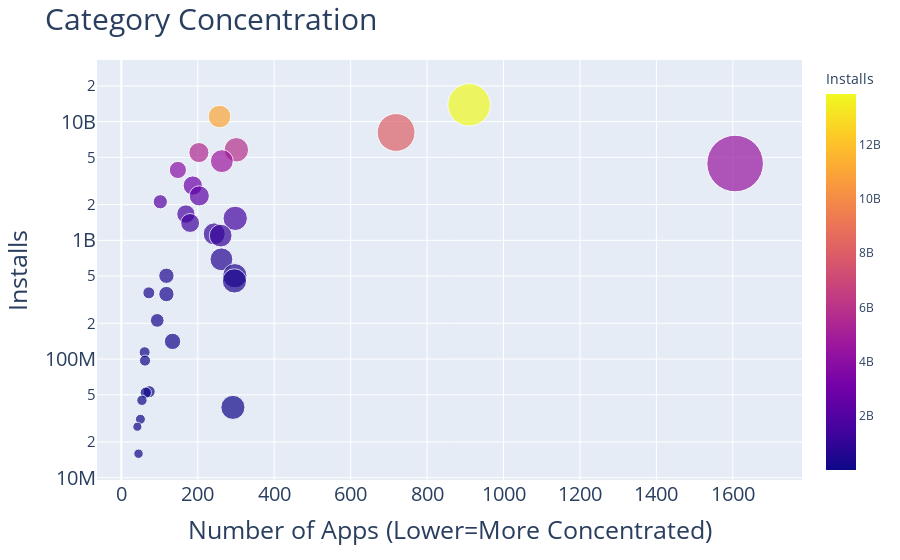

The code cell stored with this chart in its notebook:
### Code cell
scatter = px.scatter(
    apps_by_category,
    x='App',
    y='Installs',
    color='Installs',
    size="App",
    size_max=40,  # size of the markers
    hover_name=apps_by_category.index,
    height=800
)
scatter.update_layout(
    title=dict(
        text='Category Concentration',
        font=dict(size=30)
    ),
    xaxis=dict(
        title=dict(
            text='Number of Apps (Lower=More Concentrated)',
            font=dict(size=25)
        ),
        tickfont=dict(size=20)
    ),
    yaxis=dict(
        type='log',
        title=dict(
            font=dict(size=25)
        ),
        tickfont=dict(size=20)
    )
)
scatter.show()

### Figure 1 — Plotly figure (JSON) as saved in the notebook; plotly's stock layout.template omitted (floating-point values rounded to 4 significant figures)
{"data": [{"hovertemplate": "<b>%{hovertext}</b><br><br>App=%{marker.size}<br>Installs=%{marker.color}<extra></extra>", "hovertext": ["GAME", "COMMUNICATION", "TOOLS", "PRODUCTIVITY", "SOCIAL", "PHOTOGRAPHY", "FAMILY", "VIDEO_PLAYERS", "TRAVEL_AND_LOCAL", "NEWS_AND_MAGAZINES", "ENTERTAINMENT", "BOOKS_AND_REFERENCE", "PERSONALIZATION", "SHOPPING", "HEALTH_AND_FITNESS", "SPORTS", "BUSINESS", "LIFESTYLE", "MAPS_AND_NAVIGATION", "FINANCE", "WEATHER", "EDUCATION", "FOOD_AND_DRINK", "DATING", "ART_AND_DESIGN", "HOUSE_AND_HOME", "AUTO_AND_VEHICLES", "LIBRARIES_AND_DEMO", "COMICS", "MEDICAL", "PARENTING", "BEAUTY", "EVENTS"], "legendgroup": "", "marker": {"color": [13858762717, 11039241530, 8099724500, 5788070180, 5487841475, 4649143130, 4437554490, 3916897200, 2894859300, 2369110650, 2113660000, 1665791655, 1532352930, 1400331540, 1134006220, 1096431465, 692018120, 503611120, 503267560, 455249400, 361096500, 352852000, 211677750, 140912410, 114233100, 97082000, 53129800, 52083000, 44931100, 39162676, 31116110, 26916200, 15949410], "coloraxis": "coloraxis", "size": [910, 257, 719, 301, 203, 263, 1606, 148, 187, 204, 102, 169, 298, 180, 243, 260, 262, 297, 118, 296, 72, 118, 94, 134, 61, 62, 73, 64, 54, 292, 50, 42, 45], "sizemode": "area", "sizeref": 1.004, "symbol": "circle"}, "mode": "markers", "name": "", "orientation": "v", "showlegend": false, "type": "scatter", "x": [910, 257, 719, 301, 203, 263, 1606, 148, 187, 204, 102, 169, 298, 180, 243, 260, 262, 297, 118, 296, 72, 118, 94, 134, 61, 62, 73, 64, 54, 292, 50, 42, 45], "xaxis": "x", "y": [13858762717, 11039241530, 8099724500, 5788070180, 5487841475, 4649143130, 4437554490, 3916897200, 2894859300, 2369110650, 2113660000, 1665791655, 1532352930, 1400331540, 1134006220, 1096431465, 692018120, 503611120, 503267560, 455249400, 361096500, 352852000, 211677750, 140912410, 114233100, 97082000, 53129800, 52083000, 44931100, 39162676, 31116110, 26916200, 15949410], "yaxis": "y"}], "layout": {"autosize": true, "coloraxis": {"colorbar": {"title": {"text": "Installs"}}, "colorscale": [[0, "#0d0887"], [0.1111, "#46039f"], [0.2222, "#7201a8"], [0.3333, "#9c179e"], [0.4444, "#bd3786"], [0.5556, "#d8576b"], [0.6667, "#ed7953"], [0.7778, "#fb9f3a"], [0.8889, "#fdca26"], [1, "#f0f921"]]}, "legend": {"itemsizing": "constant", "tracegroupgap": 0}, "margin": {"t": 60}, "title": {"font": {"size": 30}, "text": "Category Concentration"}, "xaxis": {"anchor": "y", "autorange": true, "domain": [0, 1], "range": [-53.32, 1733.0], "tickfont": {"size": 20}, "title": {"font": {"size": 25}, "text": "Number of Apps (Lower=More Concentrated)"}, "type": "linear"}, "yaxis": {"anchor": "x", "autorange": true, "domain": [0, 1], "range": [7.004, 10.44], "tickfont": {"size": 20}, "title": {"font": {"size": 25}, "text": "Installs"}, "type": "log"}}}
